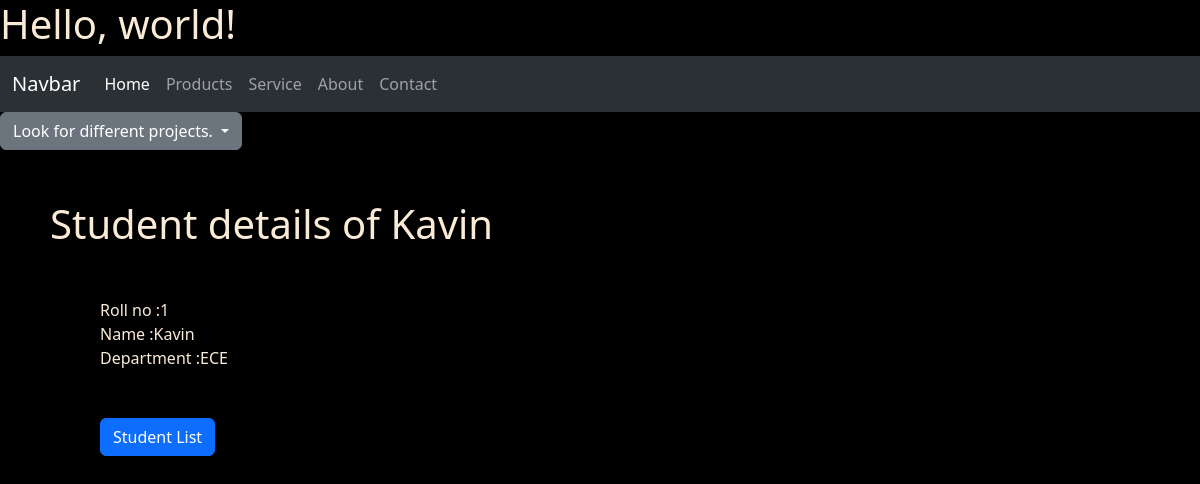
The app's page /1/studentdetail/ with its own data.
### It/models.py (models this page shows)
class Student(models.Model):
    name = models.CharField(max_length=100)
    department = models.CharField(max_length=30)
    roll = models.IntegerField()
    def __str__(self):
        return self.name

### It/views.py (the view)
# urls.py: path('<pk>/studentdetail/', Studentdetail.as_view(), name = 'studentdetail'),
class Studentdetail(DetailView):
	model =Student
	template_name = 'CBV/studentdetail.html'

### It/templates/CBV/studentdetail.html
{% extends 'base.html' %}
{% block content %}
    <div style="margin: 50px;">
        <h1>
            Student details of {{object}}
        </h1>
        <div style="margin: 50px;">
            Roll  no    :{{ object.id}} <br>
            Name        :{{ object.name}}<br>
            Department  :{{ object.department}} <br>
            <br><br>
            <a href="/" type="button" class = "btn btn-primary">Student List</a>
        </div>
    </div>
{% endblock %}

### static/css1/stjoseph.css (style rules this page uses)
body { background-color: black; color: antiquewhite; }

### records on screen
Student: name "Kavin", id "1", department "ECE"
